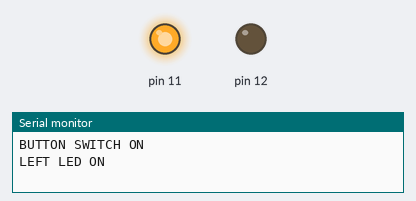
The sketch below on a simulated Arduino Uno, built with avr-gcc and run on an emulated ATmega328P. On the bench: output pins drawn as LEDs (lit = HIGH), the last lines printed to the serial monitor.

Above: at 2.5 s.
At 7.5 s:
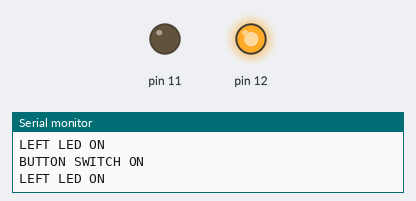
At 12.6 s:
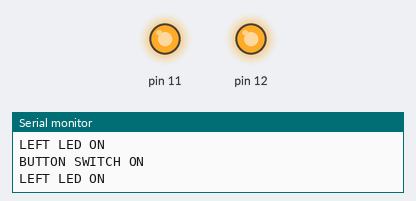
Timing chart, 0 to 19.7 s (numbered marks = the images above):
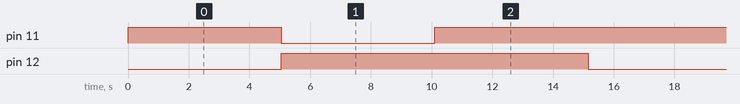

Measured:
- by itself, pin 11: repeats every 15.2 s: LOW 5.1 s, HIGH 10.1 s
- by itself, pin 12: alternates HIGH for 10.1 s and LOW for 5.1 s
- by itself, everything shown: repeats every 15.2 s, in 3 steps

The sketch:

Turn_Signal.ino
```cpp
const uint8_t LEFT_LED {11U};
const uint8_t RIGHT_LED {12U};
const uint8_t RELAY_SWITCH {32U};
const uint8_t BUTTON_SWITCH {26U};
void setup() {
    Serial.begin(115200UL);  // unsigned long -> 32bit
    pinMode(LEFT_LED, OUTPUT);
    pinMode(RIGHT_LED, OUTPUT);
    pinMode(RELAY_SWITCH, OUTPUT);
    pinMode(BUTTON_SWITCH, INPUT);  //PULL-UP SWITCH;

}

void loop() {
    static uint8_t button_count {0u};
    static bool button_switch_state {false};
    digitalWrite(LEFT_LED, LOW);
    digitalWrite(RIGHT_LED, LOW);
    digitalWrite(RELAY_SWITCH, LOW);  //초기화

    if(!digitalRead(BUTTON_SWITCH)) {
      Serial.println(F("BUTTON SWITCH ON"));
      ++button_count;
      if(button_count == 3) button_count = 0;
      if(button_count % 3 == 1) {
        digitalWrite(LEFT_LED, HIGH);
        Serial.println(F("LEFT LED ON"));
        for(uint8_t i {0u}; i < 5; ++i) {
          digitalWrite(RELAY_SWITCH, HIGH);
          delay(500UL);
          digitalWrite(RELAY_SWITCH, LOW);
          delay(500UL);
        }
      } else if(button_count % 3 == 2) {
        digitalWrite(RIGHT_LED, HIGH);
        Serial.println(F("LEFT LED ON"));
        for(uint8_t i {0u}; i < 5; ++i) {
          digitalWrite(RELAY_SWITCH, HIGH);
          delay(500UL);
          digitalWrite(RELAY_SWITCH, LOW);
          delay(500UL);
      }
    } else {
        digitalWrite(LEFT_LED, HIGH);
        digitalWrite(RIGHT_LED, HIGH);
        Serial.println(F("LEFT LED ON"));
        for(uint8_t i {0u}; i < 5; ++i) {
          digitalWrite(RELAY_SWITCH, HIGH);
          delay(500UL);
          digitalWrite(RELAY_SWITCH, LOW);
          delay(500UL);
      }
    }
  }
  delay(50UL);
}
```
